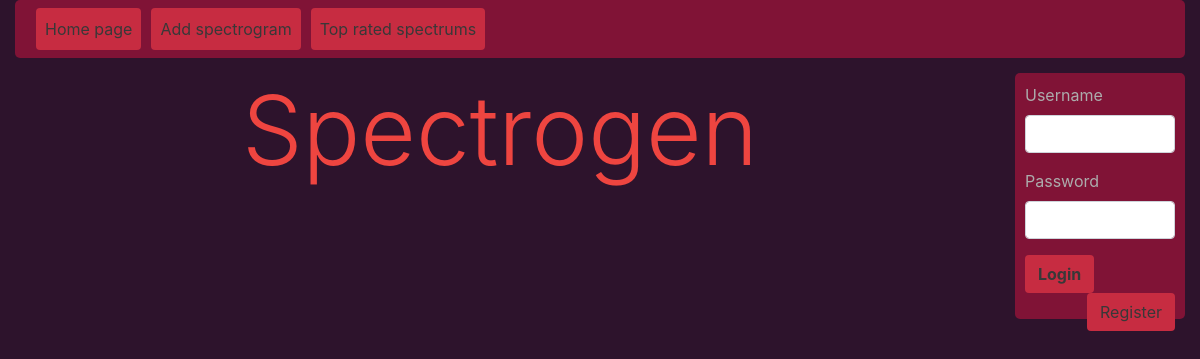
Before: / with the older database file.
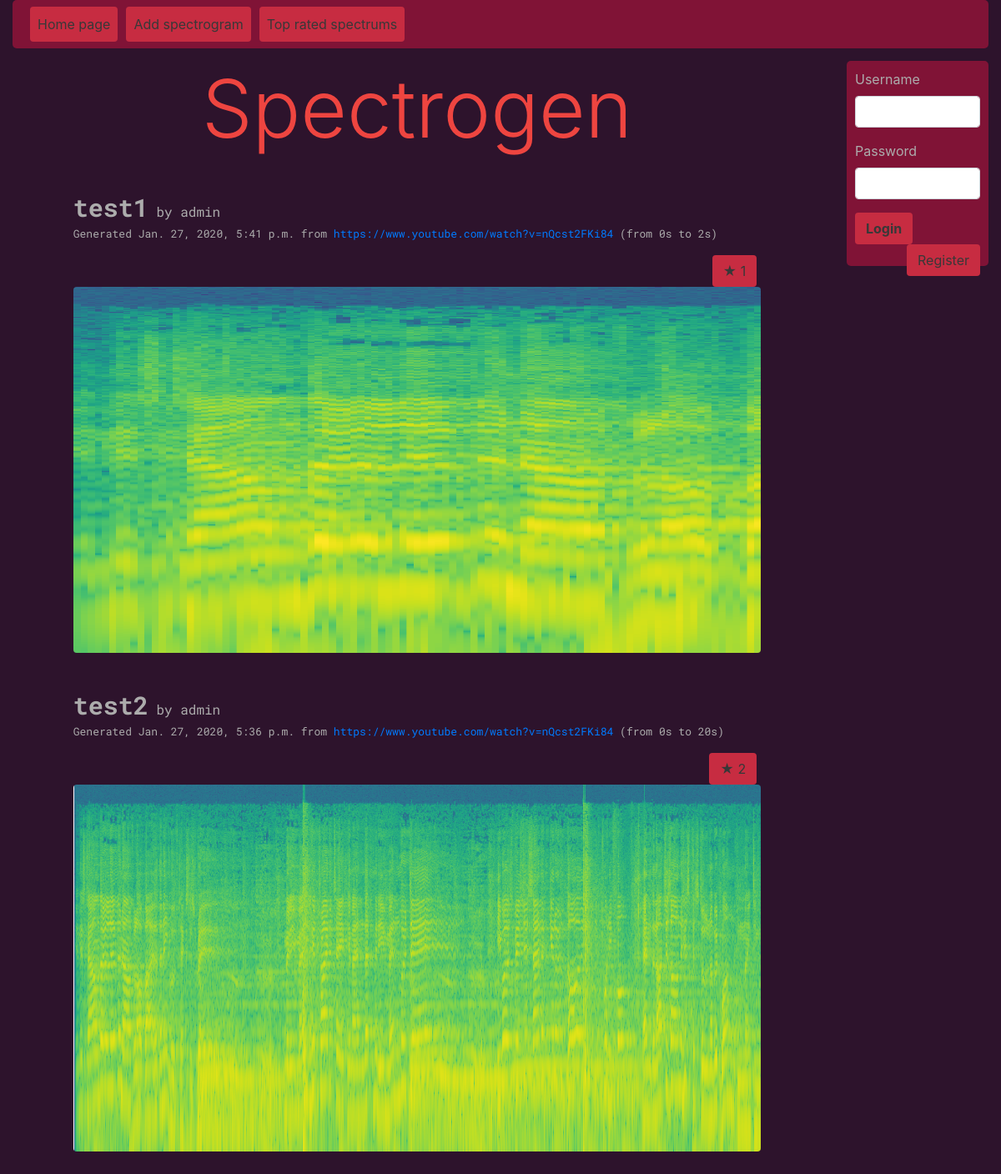
After: the same page with the newer database file.
### spectrogen_main/models.py (models this page shows, shortened)
class Spectrogram(models.Model):
    title = models.CharField(max_length=100)
    image_file = models.ImageField(upload_to='spectrograms', null=True)
    video_url = models.URLField()
    timeframe_start = models.IntegerField(default=0)
    timeframe_end = models.IntegerField(default=-1)
    date_added = models.DateTimeField(auto_now_add=True)
    author = models.ForeignKey(get_user_model(), models.CASCADE)

### spectrogen_main/views.py (the view, shortened to what this page needs)
# urls.py: path('', views.index, name='index'),
def index(request, additional_context=None, sort_by='-date_added'):
    list_of_spectrograms = models.Spectrogram.objects.all().order_by(sort_by)
    votes_data = []
    for spectrogram in list_of_spectrograms:
        vote_data = {}
        vote_data['votes'] = models.SpectrogramVote.objects.filter(
            spectrogram=spectrogram).count()
        votes_data.append(vote_data)
    context = {'login_form': AuthenticationForm(
    ), 'spectrogram_data': zip(list_of_spectrograms, votes_data)}
    if additional_context is not None:
        context.update(dict(additional_context))
    return render(request, 'index.html', context=context)

### spectrogen_main/templatetags/ms_to_time.py (called while the page is built)
@register.filter()
def mstotime(milliseconds):
    seconds = int(int(milliseconds) / 1000)
    minutes = int(int(seconds) / 60)
    hours = int(int(minutes) / 60)
    final_time_string = str(seconds) + 's'
    if minutes > 0:
        final_time_string = str(minutes) + 'm' + final_time_string
        if hours > 0:
            final_time_string = str(hours) + 'h' + final_time_string
    return final_time_string

@register.filter()
def mstosec(milliseconds):
    return str(int(milliseconds / 1000))

### spectrogen_main/templates/index.html (shortened to what this page needs)
{% extends "main_base.html" %}
{% load widget_tweaks %}
{% load ms_to_time %}
{% block menucontent %}
    {% if user.is_authenticated %}
        <div class="user-data">
            <p>Logged in as {{ user.get_username }}</p>
        </div>
        <a class="btn button-bg" href="/logout">Log out</a>
        <a class="btn button-bg" href="/user">Account</a>
    {% else %}
        <form action="/login/" method="post">
            {% for field in login_form.visible_fields %}
                <div class="form-group">
                    <label for="{{ field.id_for_label }}">{{ field.label }}</label>
                    {{ field|add_class:'form-control' }}
                </div>
            {% endfor %}
            <div class="form-group">
                <button type="submit" class="btn button-bg"><b>Login</b></button>
                <a href="/register/" class="btn button-bg align-right">Register</a>
            </div>
        </form>
    {% endif %}
{% endblock menucontent %}
{% block pagecontent %}
    {% if spectrogram_data %}
        {% for spectrum, votes_info in spectrogram_data %}
            <div class="spectrum-container">
                <div class="row ">
                    <div class="spectrum-info col-md-auto">
                        <div class="spectrum-main-info">
                            <span class="spectrum-title">{{ spectrum.title }}</span> by {{ spectrum.author.username }}
                        </div>
                        <div class="spectrum-additional-info">
                            Generated {{ spectrum.date_added }} from <a href="{{ spectrum.video_url }}&t={{ spectrum.timeframe_start|mstosec }}">{{ spectrum.video_url }}</a> (from {{ spectrum.timeframe_start|mstotime }} to {{ spectrum.timeframe_end|mstotime }})
                        </div>
                    </div>
                    <div class="col-md-auto ml-auto align-content-center" id="fav-btn-{{ spectrum.id }}-container">
                        <button id="fav-btn-{{ spectrum.id }}" onclick="toggle_vote({{ spectrum.id }});" class="spectrum-fav btn button-bg {% if votes_info.user_voted %}spectrum-fav-used{% endif %}">&#9733; {{ votes_info.votes }}</button>
                    </div>
                </div>
                <div class="spectrum-image-container">
                    <img src="/media/{{ spectrum.image_file }}" class="img-fluid rounded">
                </div>
            </div>
        {% endfor %}
    {% endif %}
{% endblock pagecontent %}

### spectrogen_main/templates/main_base.html
{% extends "simple_base.html" %}
{% block content %}
    <div class="row">
        <div class="col">
            <div class="main-page-content">
                <div class="page-title">
                    <a href="/"><h1 class="display-1 header-font">Spectrogen</h1></a>
                </div>
                {% block pagecontent %}{% endblock pagecontent %}
            </div>
        </div>
        <div class="col-2">
            <div class="menu-box menu-bg">
                {% block menucontent %}{% endblock menucontent %}
            </div>
        </div>
    </div>
{% endblock content %}

### spectrogen_main/templates/simple_base.html
{% extends "bootstrap_base.html" %}
{% block body %}
<div class="container-fluid content-bg">
    <nav class="navbar navbar-expand menu-bg sticky-top">
        <ul class="navbar-nav mr-auto">
            <li class="nav-item active">
                <a class="nav-link btn button-bg navbar-button" href="/">Home page</a>
            </li>
            <li class="nav-item">
                <a class="nav-link btn button-bg navbar-button" href="/add_spectrogram">Add spectrogram</a>
            </li>
            <li class="nav-item">
                <a class="nav-link btn button-bg navbar-button" href="/top" id="topRatedSpectrums" role="button">
                Top rated spectrums
                </a>
            </li>
        </ul>
    </nav>
   {% block content %}{% endblock content %}
</div>
{% endblock body %}

### spectrogen_main/templates/bootstrap_base.html (shortened to what this page needs)
{% load static %}
<!DOCTYPE html>
<html lang="en">
<head>
    <link rel="stylesheet" href="https://stackpath.bootstrapcdn.com/bootstrap/4.4.1/css/bootstrap.min.css">
    <link rel="stylesheet" href="{% static "style.css" %}">
</head>
<body>
    {% block body %}{% endblock body %}
</body>
</html>

### spectrogen_main/static/style.css (style rules this page uses)
body { color: #acacac; }
.btn { color: #383838; }
.page-title { padding-bottom: 10px; }
.content-bg { background-color: #2D132C; min-height: 100vh; }
.menu-bg { background-color: #801336; }
.button-bg { background-color: #C72C41; }
.header-font { color: #EE4540; text-align: center; }
.menu-box { margin-top: 15px; margin-bottom: 15px; padding: 10px; border-radius: 5px; }
.main-page-content { margin-top: 15px; margin-bottom: 15px; }
.navbar-button { margin-left: 5px; margin-right: 5px; }
.navbar { border-radius: 5px; }
.align-right { float: right; clear: right; }
.spectrum-container { width: 95%; padding: 20px 5% 20px 5%; margin: 0 auto; }
.spectrum-info { font-family: 'Roboto Mono', monospace; }
.spectrum-title { font-weight: bold; font-size: 30px; }
.spectrum-additional-info { font-size: small; }
.spectrum-fav { margin-top: 15px; margin-right: 5px; }

Changed rows visible on the page:
added Spectrogram: title "test1", author.username "admin", date_added "Jan. 27, 2020, 5:41 p.m.", video_url "https://www.youtube.com/watch?v=nQcst2FKi84", timeframe_start|mstotime "0s", timeframe_end|mstotime "2s", votes "1", image_file (picture)
added Spectrogram: title "test2", author.username "admin", date_added "Jan. 27, 2020, 5:36 p.m.", video_url "https://www.youtube.com/watch?v=nQcst2FKi84", timeframe_start|mstotime "0s", timeframe_end|mstotime "20s", votes "2", image_file (picture)
